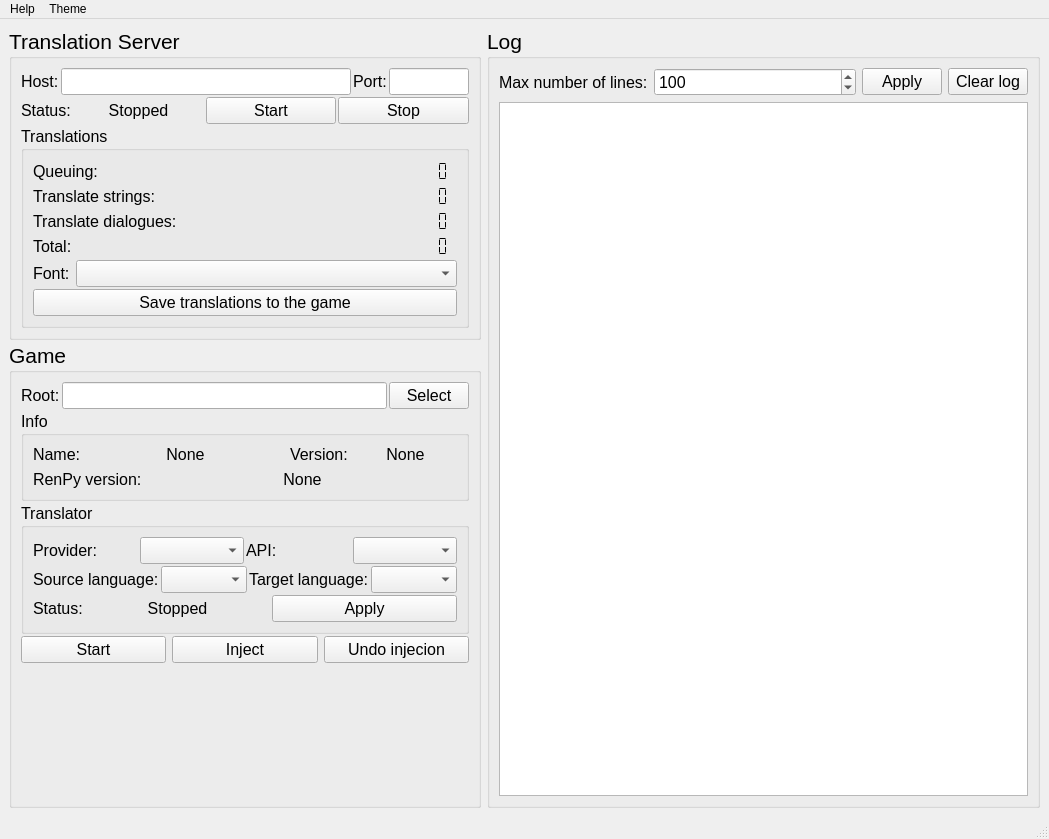
<?xml version="1.0" encoding="UTF-8"?>
<ui version="4.0">
 <class>MainWindow</class>
 <widget class="QMainWindow" name="MainWindow">
  <property name="geometry">
   <rect>
    <x>0</x>
    <y>0</y>
    <width>1049</width>
    <height>839</height>
   </rect>
  </property>
  <property name="windowTitle">
   <string>Projz-RealTimeTranslator</string>
  </property>
  <property name="windowIcon">
   <iconset>
    <normaloff>../imgs/proz_icon_simple.ico</normaloff>../imgs/proz_icon_simple.ico</iconset>
  </property>
  <widget class="QWidget" name="centralwidget">
   <layout class="QGridLayout" name="gridLayout_2">
    <item row="0" column="0">
     <layout class="QGridLayout" name="gridLayout" rowstretch="0" columnstretch="4,6">
      <property name="sizeConstraint">
       <enum>QLayout::SetNoConstraint</enum>
      </property>
      <item row="0" column="0">
       <layout class="QVBoxLayout" name="verticalLayout_4">
        <property name="spacing">
         <number>2</number>
        </property>
        <item>
         <widget class="QGroupBox" name="serverBox">
          <property name="sizePolicy">
           <sizepolicy hsizetype="Preferred" vsizetype="Preferred">
            <horstretch>0</horstretch>
            <verstretch>0</verstretch>
           </sizepolicy>
          </property>
          <property name="font">
           <font>
            <pointsize>16</pointsize>
           </font>
          </property>
          <property name="accessibleName">
           <string/>
          </property>
          <property name="title">
           <string>Translation Server</string>
          </property>
          <layout class="QGridLayout" name="gridLayout_7">
           <item row="0" column="0">
            <layout class="QVBoxLayout" name="verticalLayout">
             <property name="spacing">
              <number>2</number>
             </property>
             <property name="sizeConstraint">
              <enum>QLayout::SetDefaultConstraint</enum>
             </property>
             <item>
              <layout class="QHBoxLayout" name="horizontalLayout">
               <item>
                <widget class="QLabel" name="label_2">
                 <property name="font">
                  <font>
                   <pointsize>12</pointsize>
                  </font>
                 </property>
                 <property name="text">
                  <string>Host:</string>
                 </property>
                </widget>
               </item>
               <item>
                <widget class="QLineEdit" name="host_text">
                 <property name="font">
                  <font>
                   <pointsize>12</pointsize>
                  </font>
                 </property>
                 <property name="readOnly">
                  <bool>true</bool>
                 </property>
                </widget>
               </item>
               <item>
                <widget class="QLabel" name="label_3">
                 <property name="font">
                  <font>
                   <pointsize>12</pointsize>
                  </font>
                 </property>
                 <property name="text">
                  <string>Port:</string>
                 </property>
                </widget>
               </item>
               <item>
                <widget class="QLineEdit" name="port_text">
                 <property name="sizePolicy">
                  <sizepolicy hsizetype="Fixed" vsizetype="Fixed">
                   <horstretch>0</horstretch>
                   <verstretch>0</verstretch>
                  </sizepolicy>
                 </property>
                 <property name="minimumSize">
                  <size>
                   <width>80</width>
                   <height>0</height>
                  </size>
                 </property>
                 <property name="maximumSize">
                  <size>
                   <width>80</width>
                   <height>16777215</height>
                  </size>
                 </property>
                 <property name="font">
                  <font>
                   <pointsize>12</pointsize>
                  </font>
                 </property>
                 <property name="readOnly">
                  <bool>true</bool>
                 </property>
                </widget>
               </item>
              </layout>
             </item>
             <item>
              <layout class="QHBoxLayout" name="horizontalLayout_2">
               <item>
                <widget class="QLabel" name="label_4">
                 <property name="sizePolicy">
                  <sizepolicy hsizetype="Fixed" vsizetype="Preferred">
                   <horstretch>0</horstretch>
                   <verstretch>0</verstretch>
                  </sizepolicy>
                 </property>
                 <property name="font">
                  <font>
                   <pointsize>12</pointsize>
                  </font>
                 </property>
                 <property name="text">
                  <string>Status:</string>
                 </property>
                </widget>
               </item>
               <item>
                <widget class="QLabel" name="serverstatus_text">
                 <property name="font">
                  <font>
                   <pointsize>12</pointsize>
                  </font>
                 </property>
                 <property name="styleSheet">
                  <string notr="true"/>
                 </property>
                 <property name="text">
                  <string>Stopped</string>
                 </property>
                 <property name="alignment">
                  <set>Qt::AlignCenter</set>
                 </property>
                </widget>
               </item>
               <item>
                <widget class="QPushButton" name="start_button">
                 <property name="font">
                  <font>
                   <pointsize>12</pointsize>
                  </font>
                 </property>
                 <property name="text">
                  <string>Start</string>
                 </property>
                </widget>
               </item>
               <item>
                <widget class="QPushButton" name="stop_button">
                 <property name="font">
                  <font>
                   <pointsize>12</pointsize>
                  </font>
                 </property>
                 <property name="text">
                  <string>Stop</string>
                 </property>
                </widget>
               </item>
              </layout>
             </item>
             <item>
              <widget class="QGroupBox" name="groupBox_4">
               <property name="font">
                <font>
                 <pointsize>12</pointsize>
                </font>
               </property>
               <property name="title">
                <string>Translations</string>
               </property>
               <layout class="QVBoxLayout" name="verticalLayout_7">
                <item>
                 <layout class="QVBoxLayout" name="verticalLayout_5">
                  <property name="spacing">
                   <number>2</number>
                  </property>
                  <item>
                   <layout class="QHBoxLayout" name="horizontalLayout_10">
                    <item>
                     <widget class="QLabel" name="label_15">
                      <property name="text">
                       <string>Queuing:</string>
                      </property>
                     </widget>
                    </item>
                    <item>
                     <spacer name="horizontalSpacer">
                      <property name="orientation">
                       <enum>Qt::Horizontal</enum>
                      </property>
                      <property name="sizeHint" stdset="0">
                       <size>
                        <width>40</width>
                        <height>20</height>
                       </size>
                      </property>
                     </spacer>
                    </item>
                    <item>
                     <widget class="QLCDNumber" name="queue_text">
                      <property name="sizePolicy">
                       <sizepolicy hsizetype="Fixed" vsizetype="Minimum">
                        <horstretch>0</horstretch>
                        <verstretch>0</verstretch>
                       </sizepolicy>
                      </property>
                      <property name="layoutDirection">
                       <enum>Qt::LeftToRight</enum>
                      </property>
                      <property name="frameShape">
                       <enum>QFrame::NoFrame</enum>
                      </property>
                      <property name="frameShadow">
                       <enum>QFrame::Plain</enum>
                      </property>
                      <property name="digitCount">
                       <number>16</number>
                      </property>
                      <property name="segmentStyle">
                       <enum>QLCDNumber::Flat</enum>
                      </property>
                     </widget>
                    </item>
                   </layout>
                  </item>
                  <item>
                   <layout class="QHBoxLayout" name="horizontalLayout_11">
                    <item>
                     <widget class="QLabel" name="label_11">
                      <property name="text">
                       <string>Translate strings:</string>
                      </property>
                     </widget>
                    </item>
                    <item>
                     <spacer name="horizontalSpacer_2">
                      <property name="orientation">
                       <enum>Qt::Horizontal</enum>
                      </property>
                      <property name="sizeHint" stdset="0">
                       <size>
                        <width>40</width>
                        <height>20</height>
                       </size>
                      </property>
                     </spacer>
                    </item>
                    <item>
                     <widget class="QLCDNumber" name="stringnum_text">
                      <property name="sizePolicy">
                       <sizepolicy hsizetype="Fixed" vsizetype="Minimum">
                        <horstretch>0</horstretch>
                        <verstretch>0</verstretch>
                       </sizepolicy>
                      </property>
                      <property name="frameShape">
                       <enum>QFrame::NoFrame</enum>
                      </property>
                      <property name="frameShadow">
                       <enum>QFrame::Plain</enum>
                      </property>
                      <property name="smallDecimalPoint">
                       <bool>false</bool>
                      </property>
                      <property name="digitCount">
                       <number>16</number>
                      </property>
                      <property name="segmentStyle">
                       <enum>QLCDNumber::Flat</enum>
                      </property>
                     </widget>
                    </item>
                   </layout>
                  </item>
                  <item>
                   <layout class="QHBoxLayout" name="horizontalLayout_12">
                    <item>
                     <widget class="QLabel" name="label_12">
                      <property name="text">
                       <string>Translate dialogues:</string>
                      </property>
                     </widget>
                    </item>
                    <item>
                     <spacer name="horizontalSpacer_3">
                      <property name="orientation">
                       <enum>Qt::Horizontal</enum>
                      </property>
                      <property name="sizeHint" stdset="0">
                       <size>
                        <width>40</width>
                        <height>20</height>
                       </size>
                      </property>
                     </spacer>
                    </item>
                    <item>
                     <widget class="QLCDNumber" name="dialoguenum_text">
                      <property name="sizePolicy">
                       <sizepolicy hsizetype="Fixed" vsizetype="Minimum">
                        <horstretch>0</horstretch>
                        <verstretch>0</verstretch>
                       </sizepolicy>
                      </property>
                      <property name="frameShape">
                       <enum>QFrame::NoFrame</enum>
                      </property>
                      <property name="frameShadow">
                       <enum>QFrame::Plain</enum>
                      </property>
                      <property name="smallDecimalPoint">
                       <bool>false</bool>
                      </property>
                      <property name="digitCount">
                       <number>16</number>
                      </property>
                      <property name="segmentStyle">
                       <enum>QLCDNumber::Flat</enum>
                      </property>
                     </widget>
                    </item>
                   </layout>
                  </item>
                  <item>
                   <layout class="QHBoxLayout" name="horizontalLayout_9">
                    <item>
                     <widget class="QLabel" name="label_13">
                      <property name="text">
                       <string>Total:</string>
                      </property>
                     </widget>
                    </item>
                    <item>
                     <spacer name="horizontalSpacer_4">
                      <property name="orientation">
                       <enum>Qt::Horizontal</enum>
                      </property>
                      <property name="sizeHint" stdset="0">
                       <size>
                        <width>40</width>
                        <height>20</height>
                       </size>
                      </property>
                     </spacer>
                    </item>
                    <item>
                     <widget class="QLCDNumber" name="totalnum_text">
                      <property name="sizePolicy">
                       <sizepolicy hsizetype="Fixed" vsizetype="Minimum">
                        <horstretch>0</horstretch>
                        <verstretch>0</verstretch>
                       </sizepolicy>
                      </property>
                      <property name="frameShape">
                       <enum>QFrame::NoFrame</enum>
                      </property>
                      <property name="frameShadow">
                       <enum>QFrame::Plain</enum>
                      </property>
                      <property name="smallDecimalPoint">
                       <bool>false</bool>
                      </property>
                      <property name="digitCount">
                       <number>16</number>
                      </property>
                      <property name="segmentStyle">
                       <enum>QLCDNumber::Flat</enum>
                      </property>
                      <property name="intValue" stdset="0">
                       <number>0</number>
                      </property>
                     </widget>
                    </item>
                   </layout>
                  </item>
                  <item>
                   <layout class="QHBoxLayout" name="horizontalLayout_5">
                    <property name="spacing">
                     <number>6</number>
                    </property>
                    <property name="topMargin">
                     <number>0</number>
                    </property>
                    <property name="bottomMargin">
                     <number>0</number>
                    </property>
                    <item>
                     <widget class="QLabel" name="label_16">
                      <property name="sizePolicy">
                       <sizepolicy hsizetype="Minimum" vsizetype="Preferred">
                        <horstretch>0</horstretch>
                        <verstretch>0</verstretch>
                       </sizepolicy>
                      </property>
                      <property name="text">
                       <string>Font:</string>
                      </property>
                     </widget>
                    </item>
                    <item>
                     <widget class="QComboBox" name="font_combobox">
                      <property name="sizePolicy">
                       <sizepolicy hsizetype="Expanding" vsizetype="Fixed">
                        <horstretch>0</horstretch>
                        <verstretch>0</verstretch>
                       </sizepolicy>
                      </property>
                      <property name="toolTip">
                       <string>The font used to display text or save translations</string>
                      </property>
                     </widget>
                    </item>
                   </layout>
                  </item>
                  <item>
                   <widget class="QPushButton" name="savetrans_button">
                    <property name="text">
                     <string>Save translations to the game</string>
                    </property>
                   </widget>
                  </item>
                 </layout>
                </item>
               </layout>
              </widget>
             </item>
            </layout>
           </item>
          </layout>
         </widget>
        </item>
        <item>
         <widget class="QGroupBox" name="groupBox_2">
          <property name="font">
           <font>
            <pointsize>16</pointsize>
           </font>
          </property>
          <property name="title">
           <string>Game</string>
          </property>
          <layout class="QGridLayout" name="gridLayout_8">
           <item row="0" column="0">
            <layout class="QVBoxLayout" name="verticalLayout_3" stretch="0,0,0,0,0">
             <property name="spacing">
              <number>2</number>
             </property>
             <item>
              <layout class="QHBoxLayout" name="horizontalLayout_6">
               <item>
                <widget class="QLabel" name="label_8">
                 <property name="sizePolicy">
                  <sizepolicy hsizetype="Fixed" vsizetype="Preferred">
                   <horstretch>0</horstretch>
                   <verstretch>0</verstretch>
                  </sizepolicy>
                 </property>
                 <property name="font">
                  <font>
                   <pointsize>12</pointsize>
                  </font>
                 </property>
                 <property name="text">
                  <string>Root:</string>
                 </property>
                </widget>
               </item>
               <item>
                <widget class="QLineEdit" name="gameroot_text">
                 <property name="font">
                  <font>
                   <pointsize>12</pointsize>
                  </font>
                 </property>
                </widget>
               </item>
               <item>
                <widget class="QPushButton" name="selectdir_button">
                 <property name="font">
                  <font>
                   <pointsize>12</pointsize>
                  </font>
                 </property>
                 <property name="text">
                  <string>Select</string>
                 </property>
                </widget>
               </item>
              </layout>
             </item>
             <item>
              <widget class="QGroupBox" name="groupBox_5">
               <property name="font">
                <font>
                 <pointsize>12</pointsize>
                </font>
               </property>
               <property name="title">
                <string>Info</string>
               </property>
               <layout class="QVBoxLayout" name="verticalLayout_6">
                <item>
                 <layout class="QGridLayout" name="gridLayout_6" columnstretch="6,4">
                  <property name="sizeConstraint">
                   <enum>QLayout::SetNoConstraint</enum>
                  </property>
                  <item row="0" column="1">
                   <layout class="QHBoxLayout" name="horizontalLayout_13">
                    <property name="sizeConstraint">
                     <enum>QLayout::SetDefaultConstraint</enum>
                    </property>
                    <item>
                     <widget class="QLabel" name="label_10">
                      <property name="sizePolicy">
                       <sizepolicy hsizetype="Fixed" vsizetype="Preferred">
                        <horstretch>0</horstretch>
                        <verstretch>0</verstretch>
                       </sizepolicy>
                      </property>
                      <property name="font">
                       <font>
                        <pointsize>12</pointsize>
                       </font>
                      </property>
                      <property name="text">
                       <string>Version:</string>
                      </property>
                     </widget>
                    </item>
                    <item>
                     <widget class="QLabel" name="gameversion_text">
                      <property name="font">
                       <font>
                        <pointsize>12</pointsize>
                       </font>
                      </property>
                      <property name="text">
                       <string>None</string>
                      </property>
                      <property name="alignment">
                       <set>Qt::AlignCenter</set>
                      </property>
                     </widget>
                    </item>
                   </layout>
                  </item>
                  <item row="0" column="0">
                   <layout class="QHBoxLayout" name="horizontalLayout_7">
                    <property name="sizeConstraint">
                     <enum>QLayout::SetDefaultConstraint</enum>
                    </property>
                    <item>
                     <widget class="QLabel" name="label_9">
                      <property name="sizePolicy">
                       <sizepolicy hsizetype="Fixed" vsizetype="Preferred">
                        <horstretch>0</horstretch>
                        <verstretch>0</verstretch>
                       </sizepolicy>
                      </property>
                      <property name="font">
                       <font>
                        <pointsize>12</pointsize>
                       </font>
                      </property>
                      <property name="text">
                       <string>Name:</string>
                      </property>
                     </widget>
                    </item>
                    <item>
                     <widget class="QLabel" name="gamename_text">
                      <property name="font">
                       <font>
                        <pointsize>12</pointsize>
                       </font>
                      </property>
                      <property name="text">
                       <string>None</string>
                      </property>
                      <property name="alignment">
                       <set>Qt::AlignCenter</set>
                      </property>
                     </widget>
                    </item>
                   </layout>
                  </item>
                 </layout>
                </item>
                <item>
                 <layout class="QHBoxLayout" name="horizontalLayout_14">
                  <item>
                   <widget class="QLabel" name="label_14">
                    <property name="sizePolicy">
                     <sizepolicy hsizetype="Fixed" vsizetype="Preferred">
                      <horstretch>0</horstretch>
                      <verstretch>0</verstretch>
                     </sizepolicy>
                    </property>
                    <property name="font">
                     <font>
                      <pointsize>12</pointsize>
                     </font>
                    </property>
                    <property name="text">
                     <string>RenPy version:</string>
                    </property>
                   </widget>
                  </item>
                  <item>
                   <widget class="QLabel" name="renpyversion_text">
                    <property name="font">
                     <font>
                      <pointsize>12</pointsize>
                     </font>
                    </property>
                    <property name="text">
                     <string>None</string>
                    </property>
                    <property name="alignment">
                     <set>Qt::AlignCenter</set>
                    </property>
                   </widget>
                  </item>
                 </layout>
                </item>
               </layout>
              </widget>
             </item>
             <item>
              <widget class="QGroupBox" name="groupBox">
               <property name="font">
                <font>
                 <pointsize>12</pointsize>
                </font>
               </property>
               <property name="title">
                <string>Translator</string>
               </property>
               <layout class="QGridLayout" name="gridLayout_5">
                <item row="0" column="0">
                 <layout class="QVBoxLayout" name="verticalLayout_2">
                  <property name="spacing">
                   <number>2</number>
                  </property>
                  <property name="sizeConstraint">
                   <enum>QLayout::SetDefaultConstraint</enum>
                  </property>
                  <item>
                   <layout class="QHBoxLayout" name="horizontalLayout_3">
                    <item>
                     <widget class="QLabel" name="label_5">
                      <property name="font">
                       <font>
                        <pointsize>12</pointsize>
                       </font>
                      </property>
                      <property name="text">
                       <string>Provider:</string>
                      </property>
                     </widget>
                    </item>
                    <item>
                     <widget class="QComboBox" name="translator_combobox">
                      <property name="font">
                       <font>
                        <pointsize>12</pointsize>
                       </font>
                      </property>
                     </widget>
                    </item>
                    <item>
                     <widget class="QLabel" name="label_17">
                      <property name="text">
                       <string>API:</string>
                      </property>
                     </widget>
                    </item>
                    <item>
                     <widget class="QComboBox" name="api_combobox"/>
                    </item>
                   </layout>
                  </item>
                  <item>
                   <layout class="QHBoxLayout" name="horizontalLayout_4">
                    <item>
                     <widget class="QLabel" name="label_7">
                      <property name="font">
                       <font>
                        <pointsize>12</pointsize>
                       </font>
                      </property>
                      <property name="text">
                       <string>Source language:</string>
                      </property>
                     </widget>
                    </item>
                    <item>
                     <widget class="QComboBox" name="sourcelang_combobox">
                      <property name="font">
                       <font>
                        <pointsize>12</pointsize>
                       </font>
                      </property>
                     </widget>
                    </item>
                    <item>
                     <widget class="QLabel" name="label_6">
                      <property name="font">
                       <font>
                        <pointsize>12</pointsize>
                       </font>
                      </property>
                      <property name="text">
                       <string>Target language:</string>
                      </property>
                     </widget>
                    </item>
                    <item>
                     <widget class="QComboBox" name="targetlang_combobox">
                      <property name="font">
                       <font>
                        <pointsize>12</pointsize>
                       </font>
                      </property>
                     </widget>
                    </item>
                   </layout>
                  </item>
                  <item>
                   <layout class="QHBoxLayout" name="horizontalLayout_16">
                    <item>
                     <widget class="QLabel" name="label">
                      <property name="sizePolicy">
                       <sizepolicy hsizetype="Fixed" vsizetype="Preferred">
                        <horstretch>0</horstretch>
                        <verstretch>0</verstretch>
                       </sizepolicy>
                      </property>
                      <property name="font">
                       <font>
                        <pointsize>12</pointsize>
                       </font>
                      </property>
                      <property name="text">
                       <string>Status:</string>
                      </property>
                     </widget>
                    </item>
                    <item>
                     <widget class="QLabel" name="translatorstatus_text">
                      <property name="font">
                       <font>
                        <pointsize>12</pointsize>
                       </font>
                      </property>
                      <property name="text">
                       <string>Stopped</string>
                      </property>
                      <property name="alignment">
                       <set>Qt::AlignCenter</set>
                      </property>
                     </widget>
                    </item>
                    <item>
                     <widget class="QPushButton" name="translatorapply_button">
                      <property name="font">
                       <font>
                        <pointsize>12</pointsize>
                       </font>
                      </property>
                      <property name="text">
                       <string>Apply</string>
                      </property>
                     </widget>
                    </item>
                   </layout>
                  </item>
                 </layout>
                </item>
               </layout>
              </widget>
             </item>
             <item>
              <layout class="QHBoxLayout" name="horizontalLayout_8">
               <property name="spacing">
                <number>6</number>
               </property>
               <property name="sizeConstraint">
                <enum>QLayout::SetDefaultConstraint</enum>
               </property>
               <item>
                <widget class="QPushButton" name="startgame_button">
                 <property name="sizePolicy">
                  <sizepolicy hsizetype="Minimum" vsizetype="Fixed">
                   <horstretch>0</horstretch>
                   <verstretch>0</verstretch>
                  </sizepolicy>
                 </property>
                 <property name="minimumSize">
                  <size>
                   <width>0</width>
                   <height>0</height>
                  </size>
                 </property>
                 <property name="maximumSize">
                  <size>
                   <width>16777215</width>
                   <height>16777215</height>
                  </size>
                 </property>
                 <property name="font">
                  <font>
                   <pointsize>12</pointsize>
                  </font>
                 </property>
                 <property name="text">
                  <string>Start</string>
                 </property>
                </widget>
               </item>
               <item>
                <widget class="QPushButton" name="inject_button">
                 <property name="font">
                  <font>
                   <pointsize>12</pointsize>
                  </font>
                 </property>
                 <property name="text">
                  <string>Inject</string>
                 </property>
                </widget>
               </item>
               <item>
                <widget class="QPushButton" name="uninject_button">
                 <property name="sizePolicy">
                  <sizepolicy hsizetype="Minimum" vsizetype="Fixed">
                   <horstretch>0</horstretch>
                   <verstretch>0</verstretch>
                  </sizepolicy>
                 </property>
                 <property name="minimumSize">
                  <size>
                   <width>0</width>
                   <height>0</height>
                  </size>
                 </property>
                 <property name="maximumSize">
                  <size>
                   <width>16777215</width>
                   <height>16777215</height>
                  </size>
                 </property>
                 <property name="font">
                  <font>
                   <pointsize>12</pointsize>
                  </font>
                 </property>
                 <property name="text">
                  <string>Undo injecion</string>
                 </property>
                </widget>
               </item>
              </layout>
             </item>
             <item>
              <spacer name="verticalSpacer_3">
               <property name="orientation">
                <enum>Qt::Vertical</enum>
               </property>
               <property name="sizeHint" stdset="0">
                <size>
                 <width>20</width>
                 <height>40</height>
                </size>
               </property>
              </spacer>
             </item>
            </layout>
           </item>
          </layout>
         </widget>
        </item>
       </layout>
      </item>
      <item row="0" column="1">
       <widget class="QGroupBox" name="groupBox_3">
        <property name="sizePolicy">
         <sizepolicy hsizetype="Expanding" vsizetype="Expanding">
          <horstretch>0</horstretch>
          <verstretch>0</verstretch>
         </sizepolicy>
        </property>
        <property name="minimumSize">
         <size>
          <width>0</width>
          <height>0</height>
         </size>
        </property>
        <property name="font">
         <font>
          <pointsize>16</pointsize>
         </font>
        </property>
        <property name="title">
         <string>Log</string>
        </property>
        <layout class="QVBoxLayout" name="verticalLayout_8">
         <item>
          <layout class="QHBoxLayout" name="horizontalLayout_15">
           <property name="spacing">
            <number>6</number>
           </property>
           <property name="topMargin">
            <number>0</number>
           </property>
           <property name="bottomMargin">
            <number>0</number>
           </property>
           <item>
            <widget class="QLabel" name="label_18">
             <property name="font">
              <font>
               <pointsize>12</pointsize>
              </font>
             </property>
             <property name="text">
              <string>Max number of lines:</string>
             </property>
            </widget>
           </item>
           <item>
            <widget class="QSpinBox" name="maxline_spinbox">
             <property name="sizePolicy">
              <sizepolicy hsizetype="Expanding" vsizetype="Fixed">
               <horstretch>0</horstretch>
               <verstretch>0</verstretch>
              </sizepolicy>
             </property>
             <property name="font">
              <font>
               <pointsize>12</pointsize>
              </font>
             </property>
             <property name="minimum">
              <number>10</number>
             </property>
             <property name="maximum">
              <number>1000000</number>
             </property>
             <property name="value">
              <number>100</number>
             </property>
            </widget>
           </item>
           <item>
            <widget class="QPushButton" name="setlogline_button">
             <property name="font">
              <font>
               <pointsize>12</pointsize>
              </font>
             </property>
             <property name="text">
              <string>Apply</string>
             </property>
            </widget>
           </item>
           <item>
            <widget class="QPushButton" name="clearlog_button">
             <property name="font">
              <font>
               <pointsize>12</pointsize>
              </font>
             </property>
             <property name="text">
              <string>Clear log</string>
             </property>
            </widget>
           </item>
          </layout>
         </item>
         <item>
          <widget class="QTextBrowser" name="log_text"/>
         </item>
        </layout>
       </widget>
      </item>
     </layout>
    </item>
   </layout>
  </widget>
  <widget class="QMenuBar" name="menubar">
   <property name="geometry">
    <rect>
     <x>0</x>
     <y>0</y>
     <width>1049</width>
     <height>21</height>
    </rect>
   </property>
   <widget class="QMenu" name="menuHelp">
    <property name="title">
     <string>Help</string>
    </property>
    <addaction name="actionAbout"/>
   </widget>
   <widget class="QMenu" name="menuTheme">
    <property name="title">
     <string>Theme</string>
    </property>
    <widget class="QMenu" name="menuLight">
     <property name="title">
      <string>Light</string>
     </property>
     <addaction name="actionLight_amber"/>
     <addaction name="actionLight_blue"/>
     <addaction name="actionLight_blue_500"/>
     <addaction name="actionLight_cyan"/>
     <addaction name="actionLight_cyan_500"/>
     <addaction name="actionLight_lightgreen"/>
     <addaction name="actionLight_lightgreen_500"/>
     <addaction name="actionLight_orange"/>
     <addaction name="actionLight_pink"/>
     <addaction name="actionLight_pink_500"/>
     <addaction name="actionLight_purple"/>
     <addaction name="actionLight_purple_500"/>
     <addaction name="actionLight_red"/>
     <addaction name="actionLight_red_500"/>
     <addaction name="actionLight_teal"/>
     <addaction name="actionLight_teal_500"/>
     <addaction name="actionLight_yellow"/>
    </widget>
    <widget class="QMenu" name="menuDark">
     <property name="title">
      <string>Dark</string>
     </property>
     <addaction name="actionDark_amber"/>
     <addaction name="actionDark_blue"/>
     <addaction name="actionDark_cyan"/>
     <addaction name="actionDark_lightgreen"/>
     <addaction name="actionDark_medical"/>
     <addaction name="actionDark_pink"/>
     <addaction name="actionDark_purple"/>
     <addaction name="actionDark_red"/>
     <addaction name="actionDark_teal"/>
     <addaction name="actionDark_yellow"/>
    </widget>
    <addaction name="menuLight"/>
    <addaction name="menuDark"/>
   </widget>
   <addaction name="menuHelp"/>
   <addaction name="menuTheme"/>
  </widget>
  <widget class="QStatusBar" name="statusbar"/>
  <action name="actionAbout">
   <property name="text">
    <string>About</string>
   </property>
  </action>
  <action name="actionLight_amber">
   <property name="text">
    <string>Amber</string>
   </property>
  </action>
  <action name="actionLight_blue">
   <property name="text">
    <string>Blue</string>
   </property>
  </action>
  <action name="actionLight_blue_500">
   <property name="text">
    <string>Blue_500</string>
   </property>
  </action>
  <action name="actionLight_cyan">
   <property name="text">
    <string>Cyan</string>
   </property>
  </action>
  <action name="actionLight_cyan_500">
   <property name="text">
    <string>Cyan_500</string>
   </property>
  </action>
  <action name="actionLight_lightgreen">
   <property name="text">
    <string>Lightgreen</string>
   </property>
  </action>
  <action name="actionLight_lightgreen_500">
   <property name="text">
    <string>Lightgreen_500</string>
   </property>
  </action>
  <action name="actionLight_orange">
   <property name="text">
    <string>Orange</string>
   </property>
  </action>
  <action name="actionLight_pink">
   <property name="text">
    <string>Pink</string>
   </property>
  </action>
  <action name="actionLight_pink_500">
   <property name="text">
    <string>Pink_500</string>
   </property>
  </action>
  <action name="actionLight_purple">
   <property name="text">
    <string>Purple</string>
   </property>
  </action>
  <action name="actionLight_purple_500">
   <property name="text">
    <string>Purple_500</string>
   </property>
  </action>
  <action name="actionLight_red">
   <property name="text">
    <string>Red</string>
   </property>
  </action>
  <action name="actionLight_red_500">
   <property name="text">
    <string>Red_500</string>
   </property>
  </action>
  <action name="actionLight_teal">
   <property name="text">
    <string>Teal</string>
   </property>
  </action>
  <action name="actionLight_teal_500">
   <property name="text">
    <string>Teal_500</string>
   </property>
  </action>
  <action name="actionLight_yellow">
   <property name="text">
    <string>Yellow</string>
   </property>
  </action>
  <action name="actionDark_amber">
   <property name="text">
    <string>Amber</string>
   </property>
  </action>
  <action name="actionDark_blue">
   <property name="text">
    <string>Blue</string>
   </property>
  </action>
  <action name="actionDark_cyan">
   <property name="text">
    <string>Cyan</string>
   </property>
  </action>
  <action name="actionDark_lightgreen">
   <property name="text">
    <string>Lightgreen</string>
   </property>
  </action>
  <action name="actionDark_medical">
   <property name="text">
    <string>Medical</string>
   </property>
  </action>
  <action name="actionDark_pink">
   <property name="text">
    <string>Pink</string>
   </property>
  </action>
  <action name="actionDark_purple">
   <property name="text">
    <string>Purple</string>
   </property>
  </action>
  <action name="actionDark_red">
   <property name="text">
    <string>Red</string>
   </property>
  </action>
  <action name="actionDark_teal">
   <property name="text">
    <string>Teal</string>
   </property>
  </action>
  <action name="actionDark_yellow">
   <property name="text">
    <string>Yellow</string>
   </property>
  </action>
 </widget>
 <resources/>
 <connections/>
</ui>
